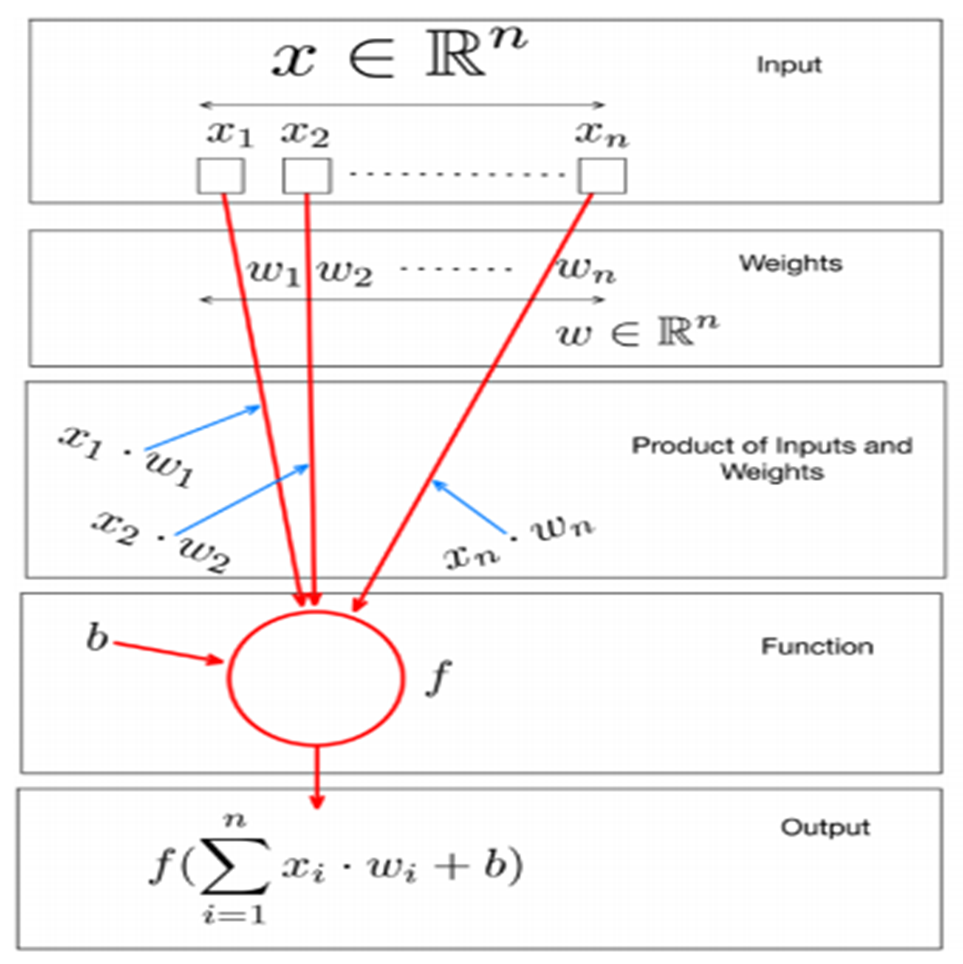
#> input picture backend/adapters/src/tarn_adapters/seed/data/k-ai1-q2a-unit.png, 963 x 964 px
$ python -i enhance.py   (imports and definitions only)   (older library calls are emulated)
#> lines starting #> are read from the running program, lines starting #| are printed output that depends on the picture
#> further down, picture is the input picture: shape (964, 963, 3); mean B, G, R 244.1, 243.9, 246.2
"""Shadow reduction, quality measurements and compression of a cleaned page."""

import cv2
import numpy as np
from numpy.typing import NDArray

from tarn_adapters.imaging.locate import Image, shrink

_SHARPNESS_EDGE = 1400
_GLARE_LEVEL = 250
_FLAT_WHITE_MEDIAN = 245
_MIN_CONTRAST = 40.0


def reduce_shadows(image: Image) -> Image:
    """Divide each channel by its slowly varying background (paper and shadow, not ink), so
    the paper becomes even white and the writing keeps its colour."""
    height, width = image.shape[:2]
#> height = 964; width = 963
    scale = 400 / max(height, width)
#> scale = 0.415
    small = cv2.resize(image, None, fx=scale, fy=scale, interpolation=cv2.INTER_AREA)
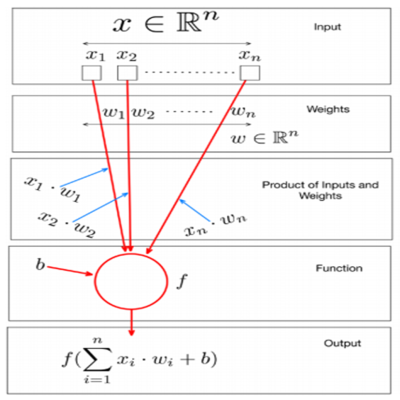
#> small: shape (400, 400, 3); mean B, G, R 244.1, 243.9, 246.2
    kernel = cv2.getStructuringElement(cv2.MORPH_ELLIPSE, (13, 13))
    background = cv2.dilate(small, kernel)  # ink is dark: dilating removes it
#> background: shape (400, 400, 3); every value is 255
    background = cv2.medianBlur(background, 21)
    background = cv2.GaussianBlur(background, (0, 0), 8)
    background = cv2.resize(background, (width, height), interpolation=cv2.INTER_LINEAR)
#> background: shape (964, 963, 3); every value is 255
    flat = image.astype(np.float32) / np.maximum(background.astype(np.float32), 1.0)
    return np.asarray(np.clip(flat * 255.0 * 0.97, 0, 255), dtype=np.uint8)


# [45 lines left out: functions glare_share, sharpness, encode_jpeg, not called in this run]

>>> import cv2
>>> picture = cv2.imread('../seed/data/k-ai1-q2a-unit.png')
>>> result = reduce_shadows(picture)

$ run again, on backend/adapters/src/tarn_adapters/seed/data/k-ai1-q2b-network.png
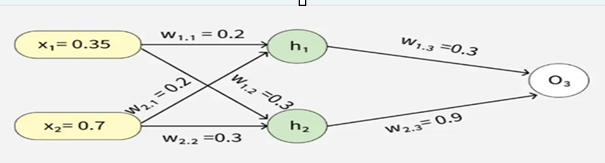
#> input picture backend/adapters/src/tarn_adapters/seed/data/k-ai1-q2b-network.png, 605 x 163 px
#> picture is the input picture: shape (163, 605, 3); mean B, G, R 232.3, 236.4, 235.5
#> in reduce_shadows, `small = cv2.resize(image, None, fx=scale, fy=scale, interpolation=cv2...`:
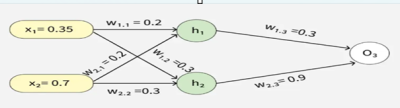
#> small: shape (108, 400, 3); mean B, G, R 232.3, 236.4, 235.5
#> in reduce_shadows, `background = cv2.medianBlur(background, 21)`:
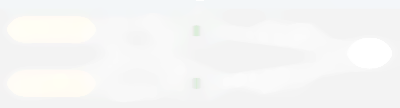
#> background: shape (108, 400, 3); mean B, G, R 245.8, 246.4, 246.3

$ run again, on backend/adapters/src/tarn_adapters/seed/data/k-ai1-q5-dendrogram.png
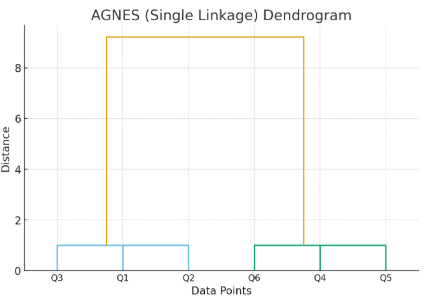
#> input picture backend/adapters/src/tarn_adapters/seed/data/k-ai1-q5-dendrogram.png, 437 x 305 px
#> picture is the input picture: shape (305, 437, 3); mean B, G, R 249.9, 250.8, 250.7
#> in reduce_shadows, `small = cv2.resize(image, None, fx=scale, fy=scale, interpolation=cv2...`:
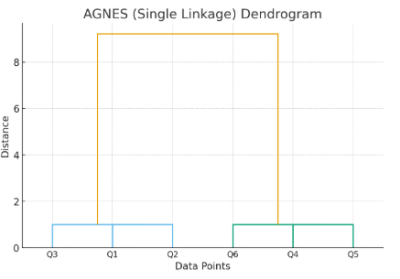
#> small: shape (279, 400, 3); mean B, G, R 249.9, 250.8, 250.7

$ run again, on backend/adapters/src/tarn_adapters/seed/data/k-ai1-q7a-vector-form.png
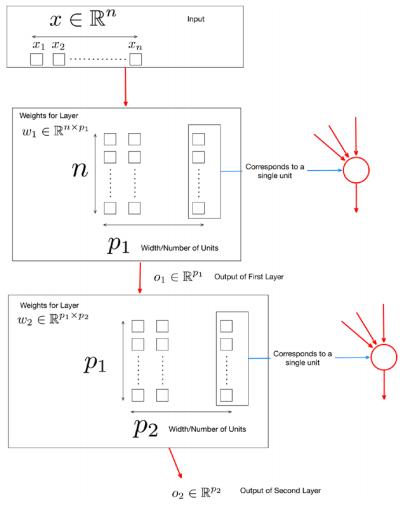
#> input picture backend/adapters/src/tarn_adapters/seed/data/k-ai1-q7a-vector-form.png, 407 x 505 px
#> picture is the input picture: shape (505, 407, 3); mean B, G, R 249.3, 249.2, 250
#> in reduce_shadows, `small = cv2.resize(image, None, fx=scale, fy=scale, interpolation=cv2...`:
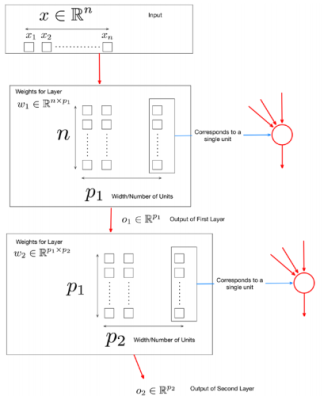
#> small: shape (400, 322, 3); mean B, G, R 249.2, 249.2, 250
